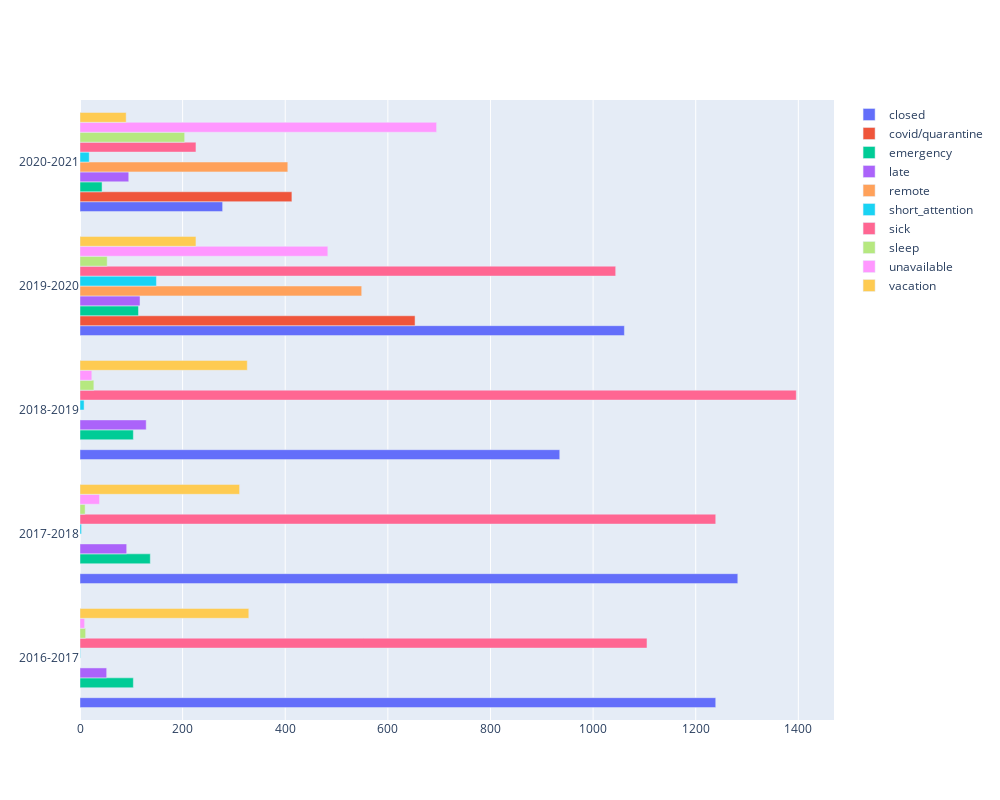

The notebook cell this image was saved under:
### Markdown cell above
## Reasons breakdown

### Code cell
from datetime import datetime
import pandas as pd
import plotly.graph_objects as go


df = pd.read_csv("absent_summary.csv", 
                 names=["school_year", "absent_reason", "absent_count"],
                 header=0, index_col=0)
data = df.to_records()

years = [
    "2016-2017",
    "2017-2018",
    "2018-2019",
    "2019-2020",
    "2020-2021",
]

reason_counts = {}
for y in years:
    reason_counts[y] = {}
    
reasons = {}
for (year, reason, count) in data:
    if reasons.get(reason):
        reasons[reason].append(count)
    else:
        reasons[reason] = [count]
    
    
fig = go.Figure()
for reason in reasons:
    fig.add_trace(go.Bar(y=years, x=reasons[reason], name=reason,  orientation='h'))
    
fig.update_layout(
    autosize=True,
    width=1000,
    height=800,
)

fig.show()

### Figure 1 — Plotly figure (JSON) as saved in the notebook; plotly's stock layout.template omitted (floating-point values rounded to 4 significant figures)
{"data": [{"name": "closed", "orientation": "h", "type": "bar", "x": [1239, 1282, 935, 1061, 278], "y": ["2016-2017", "2017-2018", "2018-2019", "2019-2020", "2020-2021"]}, {"name": "covid/quarantine", "orientation": "h", "type": "bar", "x": [0, 0, 0, 653, 413], "y": ["2016-2017", "2017-2018", "2018-2019", "2019-2020", "2020-2021"]}, {"name": "emergency", "orientation": "h", "type": "bar", "x": [104, 137, 104, 114, 43], "y": ["2016-2017", "2017-2018", "2018-2019", "2019-2020", "2020-2021"]}, {"name": "late", "orientation": "h", "type": "bar", "x": [52, 91, 129, 117, 95], "y": ["2016-2017", "2017-2018", "2018-2019", "2019-2020", "2020-2021"]}, {"name": "remote", "orientation": "h", "type": "bar", "x": [0, 0, 0, 549, 405], "y": ["2016-2017", "2017-2018", "2018-2019", "2019-2020", "2020-2021"]}, {"name": "short_attention", "orientation": "h", "type": "bar", "x": [1, 3, 8, 149, 18], "y": ["2016-2017", "2017-2018", "2018-2019", "2019-2020", "2020-2021"]}, {"name": "sick", "orientation": "h", "type": "bar", "x": [1105, 1239, 1396, 1044, 226], "y": ["2016-2017", "2017-2018", "2018-2019", "2019-2020", "2020-2021"]}, {"name": "sleep", "orientation": "h", "type": "bar", "x": [11, 10, 27, 53, 204], "y": ["2016-2017", "2017-2018", "2018-2019", "2019-2020", "2020-2021"]}, {"name": "unavailable", "orientation": "h", "type": "bar", "x": [9, 38, 23, 483, 695], "y": ["2016-2017", "2017-2018", "2018-2019", "2019-2020", "2020-2021"]}, {"name": "vacation", "orientation": "h", "type": "bar", "x": [329, 311, 326, 226, 90], "y": ["2016-2017", "2017-2018", "2018-2019", "2019-2020", "2020-2021"]}], "layout": {"autosize": true, "height": 800, "width": 1000, "xaxis": {"autorange": true, "range": [0, 1469.0], "type": "linear"}, "yaxis": {"autorange": true, "range": [-0.5, 4.5], "type": "category"}}}
